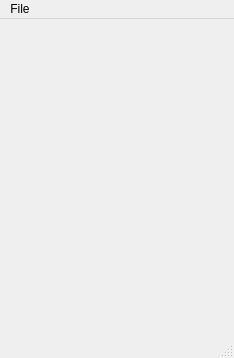
<?xml version="1.0" encoding="UTF-8"?>
<ui version="4.0">
 <class>KeyboardShortcutWindow</class>
 <widget class="QMainWindow" name="KeyboardShortcutWindow">
  <property name="geometry">
   <rect>
    <x>0</x>
    <y>0</y>
    <width>234</width>
    <height>358</height>
   </rect>
  </property>
  <property name="windowTitle">
   <string>Keyboard Shortcuts</string>
  </property>
  <widget class="QWidget" name="centralwidget"/>
  <widget class="QStatusBar" name="statusbar"/>
  <widget class="QMenuBar" name="menuBar">
   <property name="geometry">
    <rect>
     <x>0</x>
     <y>0</y>
     <width>234</width>
     <height>17</height>
    </rect>
   </property>
   <widget class="QMenu" name="menuFile">
    <property name="title">
     <string>File</string>
    </property>
    <addaction name="actionReloadFromDisk"/>
    <addaction name="actionClose"/>
   </widget>
   <addaction name="menuFile"/>
  </widget>
  <action name="actionReloadFromDisk">
   <property name="text">
    <string>Reload From Disk</string>
   </property>
  </action>
  <action name="actionClose">
   <property name="text">
    <string>Close</string>
   </property>
  </action>
 </widget>
 <resources/>
 <connections/>
</ui>
